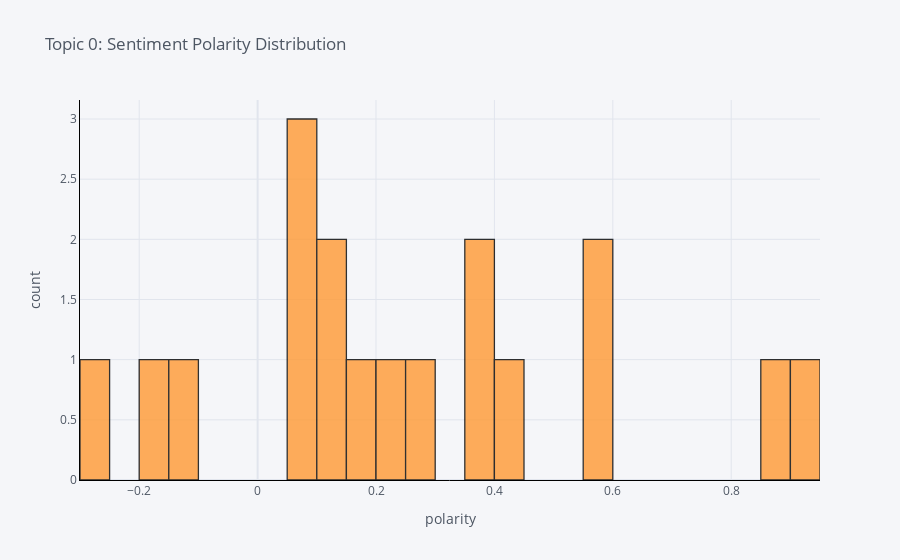

Notebook source saved alongside this figure:
### Code cell
plot_model(model=lda, plot = 'sentiment')

### Figure 1 — Plotly figure (JSON) as saved in the notebook; plotly's stock layout.template omitted (floating-point values rounded to 4 significant figures)
{"data": [{"histfunc": "count", "histnorm": "", "marker": {"color": "rgba(255, 153, 51, 1.0)", "line": {"color": "#000000", "width": 1.3}}, "name": "reviews.text", "nbinsx": 50, "opacity": 0.8, "orientation": "v", "type": "histogram", "x": [0.2833, 0.1667, 0.2361, 0.075, 0.06167, -0.2833, 0.38, 0.4214, -0.1111, 0.85, 0.55, 0.07778, -0.1917, 0.1234, 0.1333, 0.925, 0.5614, 0.3933]}], "layout": {"barmode": "overlay", "legend": {"bgcolor": "#F5F6F9", "font": {"color": "#4D5663"}}, "paper_bgcolor": "#F5F6F9", "plot_bgcolor": "#F5F6F9", "title": {"font": {"color": "#4D5663"}, "text": "Topic 0: Sentiment Polarity Distribution"}, "xaxis": {"gridcolor": "#E1E5ED", "linecolor": "black", "showgrid": true, "tickfont": {"color": "#4D5663"}, "title": {"font": {"color": "#4D5663"}, "text": "polarity"}, "zerolinecolor": "#E1E5ED"}, "yaxis": {"gridcolor": "#E1E5ED", "linecolor": "black", "showgrid": true, "tickfont": {"color": "#4D5663"}, "title": {"font": {"color": "#4D5663"}, "text": "count"}, "zerolinecolor": "#E1E5ED"}}}
